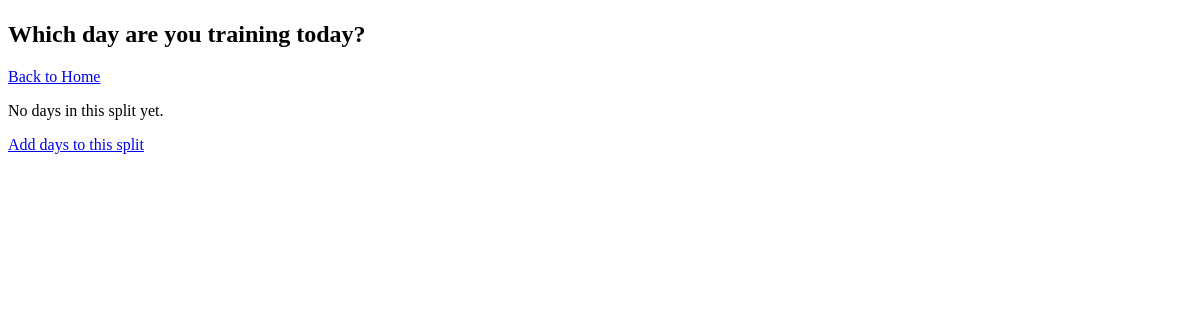
/log/3, run on an earlier commit of the app's database.
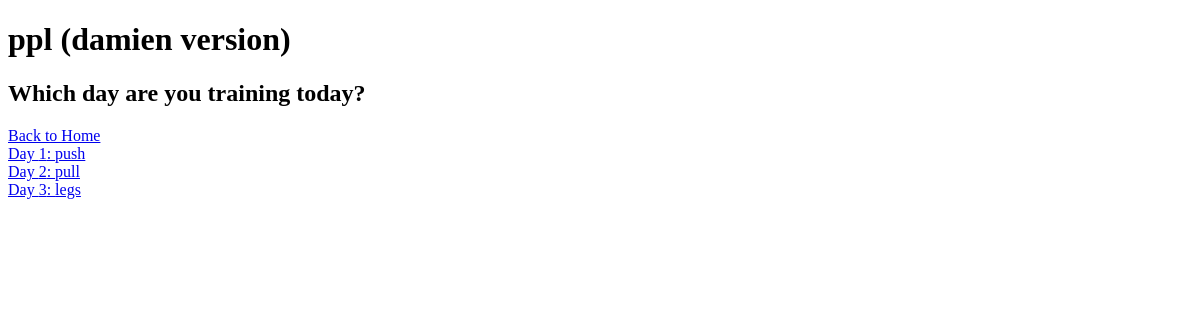
And on a later commit of the database.
### tables this page shows
CREATE TABLE workout_splits (
            id INTEGER PRIMARY KEY AUTOINCREMENT,
            name TEXT NOT NULL
        );

CREATE TABLE split_days (
            id INTEGER PRIMARY KEY AUTOINCREMENT,
            split_id INTEGER NOT NULL,
            day_name TEXT NOT NULL,
            day_order INTEGER NOT NULL,
            FOREIGN KEY (split_id) REFERENCES workout_splits(id)
        );

### app.py (the view)
@app.route("/log/<int:split_id>")
def pick_day(split_id):
    conn = get_db()
    cursor = conn.cursor()
    cursor.execute("SELECT * FROM workout_splits WHERE id = ?", (split_id,))
    split = cursor.fetchone()
    cursor.execute(
        "SELECT * FROM split_days WHERE split_id = ? ORDER BY day_order",
        (split_id,)
    )
    days = cursor.fetchall()
    conn.close()
    return render_template("pick_day.html", split=split, days=days)

### app.py (called while the page is built)
def get_db():
    conn = sqlite3.connect(DB_PATH)
    conn.row_factory = sqlite3.Row
    return conn

### templates/pick_day.html (shortened to what this page needs)
<!DOCTYPE html>
<html lang="en">
<head>
</head>
<body>
    <h1>{{ split.name }}</h1>
    <h2>Which day are you training today?</h2>
    <a href="/">Back to Home</a>
    {% if days %}
        {% for day in days %}
            <div>
                <a href="/log/{{ split.id }}/{{ day.id }}">
                    Day {{ day.day_order }}: {{ day.day_name }}
                </a>
            </div>
        {% endfor %}
    {% else %}
        <p>No days in this split yet.</p>
        <a href="/split/{{ split.id }}">Add days to this split</a>
    {% endif %}
</body>
</html>

What changed in the data, as far as the page shows it:
added workout_splits: name "ppl (damien version)"
added split_days: day_order "1", day_name "push"
added split_days: day_order "2", day_name "pull"
added split_days: day_order "3", day_name "legs"
Also different on the page:
text no longer shown: "No days in this split yet. Add days to this split"
